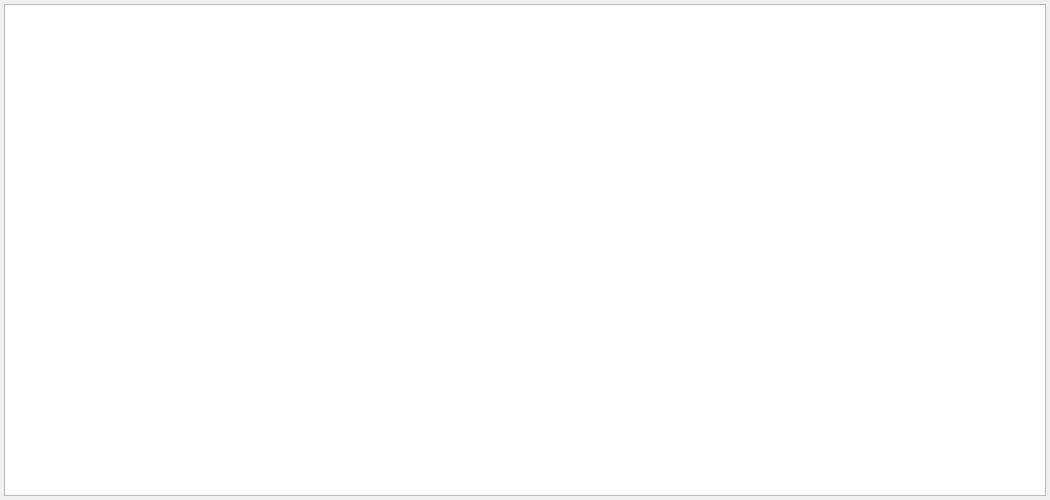
<?xml version="1.0" encoding="UTF-8"?>
<ui version="4.0">
 <class>MemoryMapDialog</class>
 <widget class="QDialog" name="MemoryMapDialog">
  <property name="geometry">
   <rect>
    <x>0</x>
    <y>0</y>
    <width>1050</width>
    <height>500</height>
   </rect>
  </property>
  <property name="windowTitle">
   <string>Memory map</string>
  </property>
  <property name="windowIcon">
   <iconset resource="../../Resources.qrc">
    <normaloff>:/assets/images/memory_map.png</normaloff>:/assets/images/memory_map.png</iconset>
  </property>
  <layout class="QVBoxLayout" name="verticalLayout">
   <property name="spacing">
    <number>4</number>
   </property>
   <property name="leftMargin">
    <number>4</number>
   </property>
   <property name="topMargin">
    <number>4</number>
   </property>
   <property name="rightMargin">
    <number>4</number>
   </property>
   <property name="bottomMargin">
    <number>4</number>
   </property>
   <item>
    <widget class="ScaleGraphicsView" name="graphicsView"/>
   </item>
  </layout>
 </widget>
 <customwidgets>
  <customwidget>
   <class>ScaleGraphicsView</class>
   <extends>QGraphicsView</extends>
   <header>src/widgets/scalegraphicsview.h</header>
  </customwidget>
 </customwidgets>
 <resources>
  <include location="../../Resources.qrc"/>
 </resources>
 <connections/>
</ui>
